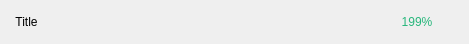
<?xml version="1.0" encoding="UTF-8"?>
<ui version="4.0">
 <class>ResProgressBar</class>
 <widget class="QWidget" name="ResProgressBar">
  <property name="geometry">
   <rect>
    <x>0</x>
    <y>0</y>
    <width>469</width>
    <height>44</height>
   </rect>
  </property>
  <property name="windowTitle">
   <string>Form</string>
  </property>
  <property name="styleSheet">
   <string notr="true">#multicolorprogress {
	border-radius:10px;
}

QProgressBar {
	 border: 1px solid gray;
	 border-radius: 5px;
	 background-color: rgb(41, 90, 176);
 }

QProgressBar::chunk {
	background-color: rgb(39, 182, 123);
	border-radius: 5px;
}

#label_value {
	color:rgb(39, 182, 123);
}</string>
  </property>
  <layout class="QHBoxLayout" name="horizontalLayout" stretch="1,10,1">
   <property name="spacing">
    <number>25</number>
   </property>
   <property name="leftMargin">
    <number>12</number>
   </property>
   <property name="topMargin">
    <number>5</number>
   </property>
   <property name="rightMargin">
    <number>12</number>
   </property>
   <property name="bottomMargin">
    <number>5</number>
   </property>
   <item>
    <widget class="QLabel" name="label_title">
     <property name="text">
      <string>Title</string>
     </property>
     <property name="alignment">
      <set>Qt::AlignCenter</set>
     </property>
    </widget>
   </item>
   <item>
    <widget class="MultiColorProgress" name="multicolorprogress" native="true"/>
   </item>
   <item>
    <widget class="QLabel" name="label_value">
     <property name="minimumSize">
      <size>
       <width>80</width>
       <height>0</height>
      </size>
     </property>
     <property name="maximumSize">
      <size>
       <width>80</width>
       <height>16777215</height>
      </size>
     </property>
     <property name="styleSheet">
      <string notr="true"/>
     </property>
     <property name="text">
      <string notr="true">199%</string>
     </property>
     <property name="alignment">
      <set>Qt::AlignCenter</set>
     </property>
    </widget>
   </item>
  </layout>
 </widget>
 <customwidgets>
  <customwidget>
   <class>MultiColorProgress</class>
   <extends>QWidget</extends>
   <header>multicolorprogress.h</header>
   <container>1</container>
  </customwidget>
 </customwidgets>
 <resources/>
 <connections/>
</ui>
